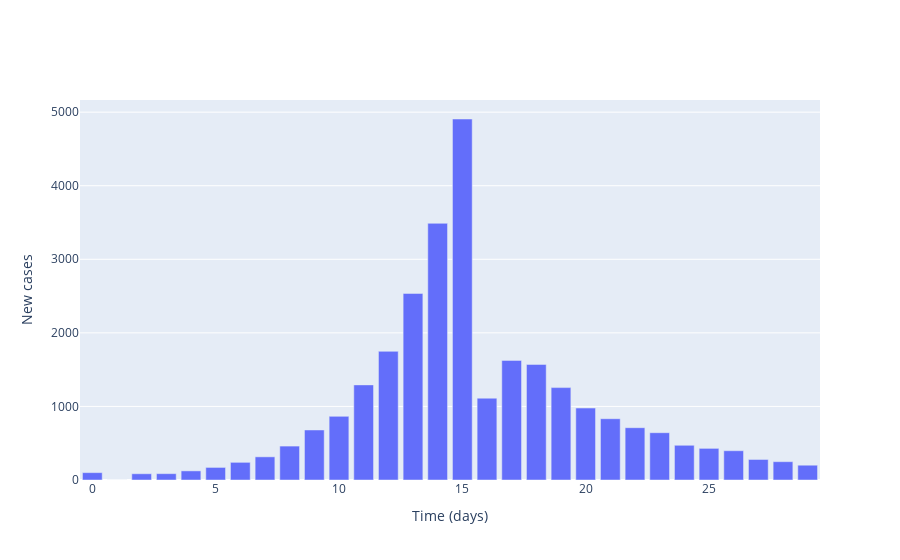

Notebook code cell kept with this figure:
### Markdown cell above
## Plot local incidence numbers

### Code cell
# Plot (bar chart cases each day)
fig = go.Figure()

# Plot of incidences
fig.add_trace(
    go.Bar(
        x=times,
        y=np.sum(cases, axis=1),
        name='Incidences'
    )
)

# Add axis labels
fig.update_layout(
    xaxis_title='Time (days)',
    yaxis_title='New cases'
)

fig.show()

### Figure 1 — Plotly figure (JSON) as saved in the notebook; plotly's stock layout.template omitted (floating-point values rounded to 4 significant figures)
{"data": [{"name": "Incidences", "type": "bar", "x": [0, 1, 2, 3, 4, 5, 6, 7, 8, 9, 10, 11, 12, 13, 14, 15, 16, 17, 18, 19, 20, 21, 22, 23, 24, 25, 26, 27, 28, 29], "y": [100, 0, 85, 86, 124, 171, 240, 315, 461, 680, 865, 1293, 1749, 2536, 3489, 4907, 1112, 1626, 1571, 1256, 978, 833, 711, 643, 472, 430, 398, 279, 249, 201]}], "layout": {"xaxis": {"title": {"text": "Time (days)"}}, "yaxis": {"title": {"text": "New cases"}}}}
